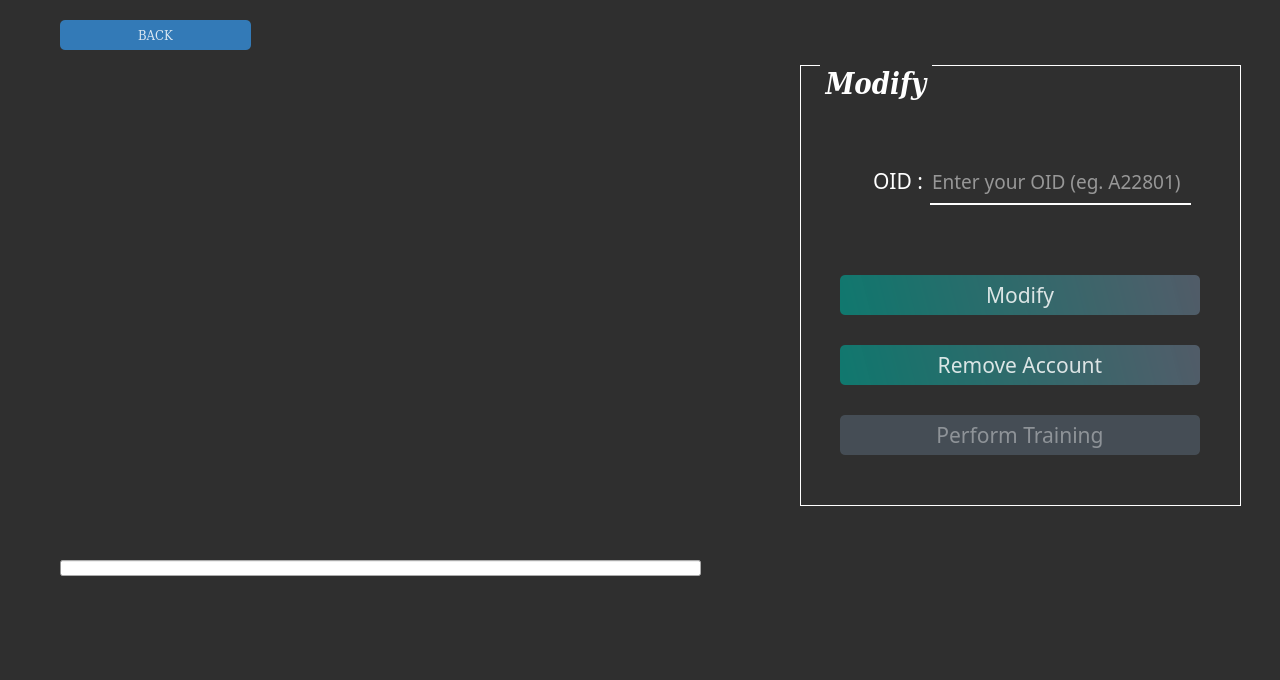
<?xml version="1.0" encoding="UTF-8"?>
<ui version="4.0">
 <class>mainDialog</class>
 <widget class="QDialog" name="mainDialog">
  <property name="geometry">
   <rect>
    <x>0</x>
    <y>0</y>
    <width>1280</width>
    <height>680</height>
   </rect>
  </property>
  <property name="minimumSize">
   <size>
    <width>1280</width>
    <height>680</height>
   </size>
  </property>
  <property name="maximumSize">
   <size>
    <width>1280</width>
    <height>680</height>
   </size>
  </property>
  <property name="font">
   <font>
    <family>DejaVu Serif Condensed</family>
   </font>
  </property>
  <property name="windowTitle">
   <string>Face Recognition System</string>
  </property>
  <widget class="QLabel" name="videolabel">
   <property name="geometry">
    <rect>
     <x>60</x>
     <y>80</y>
     <width>640</width>
     <height>480</height>
    </rect>
   </property>
   <property name="maximumSize">
    <size>
     <width>640</width>
     <height>480</height>
    </size>
   </property>
   <property name="text">
    <string/>
   </property>
   <property name="scaledContents">
    <bool>false</bool>
   </property>
  </widget>
  <widget class="QGroupBox" name="groupBox">
   <property name="geometry">
    <rect>
     <x>800</x>
     <y>65</y>
     <width>441</width>
     <height>441</height>
    </rect>
   </property>
   <property name="font">
    <font>
     <family>DejaVu Serif Condensed</family>
     <pointsize>22</pointsize>
     <weight>75</weight>
     <italic>true</italic>
     <bold>true</bold>
    </font>
   </property>
   <property name="styleSheet">
    <string notr="true">QGroupBox{
color: rgb(255, 255, 255);
border-width: 1px;
border-style: solid;
border-color: rgb(255,255,255);
margin-top: 2.5ex
}

QGroupBox::title{
color: rgb(255, 255, 255);
subcontrol-origin: margin;
subcontrol-position: top left;
left: 20px;    
margin-left: 0px;
padding: 1px;
position: relative;
}
</string>
   </property>
   <property name="title">
    <string>Modify</string>
   </property>
   <widget class="QLineEdit" name="userID">
    <property name="geometry">
     <rect>
      <x>130</x>
      <y>100</y>
      <width>261</width>
      <height>40</height>
     </rect>
    </property>
    <property name="font">
     <font>
      <family>Segoe UI Semibold</family>
      <pointsize>14</pointsize>
      <weight>50</weight>
      <italic>false</italic>
      <bold>false</bold>
     </font>
    </property>
    <property name="styleSheet">
     <string notr="true">QLineEdit{
background-color:rgba(0, 0, 0, 0);
/* font: 63 16pt &quot;Segoe UI Semibold&quot;; */
border:none;
border-bottom:2px solid rgba(255,255,255,1);
color:rgba(255,255,255,1);
padding-bottom:5px;
}

QLineEdit:focus{
border-color:#00E7F2 ;
}</string>
    </property>
    <property name="placeholderText">
     <string>Enter your OID (eg. A22801)</string>
    </property>
   </widget>
   <widget class="QLabel" name="label_1">
    <property name="geometry">
     <rect>
      <x>73</x>
      <y>100</y>
      <width>51</width>
      <height>31</height>
     </rect>
    </property>
    <property name="maximumSize">
     <size>
      <width>155</width>
      <height>16777215</height>
     </size>
    </property>
    <property name="font">
     <font>
      <family>Segoe UI Semibold</family>
      <pointsize>16</pointsize>
      <weight>50</weight>
      <italic>false</italic>
      <bold>false</bold>
     </font>
    </property>
    <property name="styleSheet">
     <string notr="true">color: rgb(255, 255, 255);
/* font: 63 16pt &quot;Segoe UI Semibold&quot;; */</string>
    </property>
    <property name="text">
     <string>OID :</string>
    </property>
   </widget>
   <widget class="QPushButton" name="TrainButton">
    <property name="enabled">
     <bool>false</bool>
    </property>
    <property name="geometry">
     <rect>
      <x>40</x>
      <y>350</y>
      <width>360</width>
      <height>40</height>
     </rect>
    </property>
    <property name="font">
     <font>
      <family>Segoe UI Semibold</family>
      <pointsize>16</pointsize>
      <weight>50</weight>
      <italic>false</italic>
      <bold>false</bold>
     </font>
    </property>
    <property name="cursor">
     <cursorShape>PointingHandCursor</cursorShape>
    </property>
    <property name="autoFillBackground">
     <bool>false</bool>
    </property>
    <property name="styleSheet">
     <string notr="true">QPushButton#TrainButton{
background-color: qlineargradient(spread:pad, x1:0, y1:0.505682, x2:1, y2:0.477, stop:0 rgba(11, 131, 120, 219), stop:1 rgba(85, 98, 112, 226));
color:rgba(255, 255, 255, 210);
border-radius:5px;
/* font: 63 16pt &quot;Segoe UI Semibold&quot;; */
}

QPushButton#TrainButton:hover{
background-color: qlineargradient(spread:pad, x1:0, y1:0.505682, x2:1, y2:0.477, stop:0 rgba(150, 123, 111, 219), stop:1 rgba(85, 81, 84, 226));
}

QPushButton#TrainButton:pressed{
padding-left:5px;
padding-top:5px;
background-color:rgba(150, 123, 111, 255);
}

QPushButton#TrainButton:disabled{
background-color: rgba(85, 98, 112, 150);
color:rgba(255, 255, 255, 100);
}</string>
    </property>
    <property name="text">
     <string>Perform Training</string>
    </property>
   </widget>
   <widget class="QPushButton" name="RemButton">
    <property name="geometry">
     <rect>
      <x>40</x>
      <y>280</y>
      <width>360</width>
      <height>40</height>
     </rect>
    </property>
    <property name="font">
     <font>
      <family>Segoe UI Semibold</family>
      <pointsize>16</pointsize>
      <weight>50</weight>
      <italic>false</italic>
      <bold>false</bold>
     </font>
    </property>
    <property name="cursor">
     <cursorShape>PointingHandCursor</cursorShape>
    </property>
    <property name="styleSheet">
     <string notr="true">QPushButton#RemButton{
background-color: qlineargradient(spread:pad, x1:0, y1:0.505682, x2:1, y2:0.477, stop:0 rgba(11, 131, 120, 219), stop:1 rgba(85, 98, 112, 226));
color:rgba(255, 255, 255, 210);
border-radius:5px;
/* font: 63 16pt &quot;Segoe UI Semibold&quot;; */
}

QPushButton#RemButton:hover{
background-color: qlineargradient(spread:pad, x1:0, y1:0.505682, x2:1, y2:0.477, stop:0 rgba(150, 123, 111, 219), stop:1 rgba(85, 81, 84, 226));
}

QPushButton#RemButton:pressed{
padding-left:5px;
padding-top:5px;
background-color:rgba(150, 123, 111, 255);
}</string>
    </property>
    <property name="text">
     <string>Remove Account</string>
    </property>
   </widget>
   <widget class="QPushButton" name="ModButton">
    <property name="geometry">
     <rect>
      <x>40</x>
      <y>210</y>
      <width>360</width>
      <height>40</height>
     </rect>
    </property>
    <property name="font">
     <font>
      <family>Segoe UI Semibold</family>
      <pointsize>16</pointsize>
      <weight>50</weight>
      <italic>false</italic>
      <bold>false</bold>
     </font>
    </property>
    <property name="cursor">
     <cursorShape>PointingHandCursor</cursorShape>
    </property>
    <property name="styleSheet">
     <string notr="true">QPushButton#ModButton{
background-color: qlineargradient(spread:pad, x1:0, y1:0.505682, x2:1, y2:0.477, stop:0 rgba(11, 131, 120, 219), stop:1 rgba(85, 98, 112, 226));
color:rgba(255, 255, 255, 210);
border-radius:5px;
/* font: 63 16pt &quot;Segoe UI Semibold&quot;; */
}

QPushButton#ModButton:hover{
background-color: qlineargradient(spread:pad, x1:0, y1:0.505682, x2:1, y2:0.477, stop:0 rgba(150, 123, 111, 219), stop:1 rgba(85, 81, 84, 226));
}

QPushButton#ModButton:pressed{
padding-left:5px;
padding-top:5px;
background-color:rgba(150, 123, 111, 255);
}</string>
    </property>
    <property name="text">
     <string>Modify</string>
    </property>
   </widget>
  </widget>
  <widget class="QLabel" name="messlabel">
   <property name="geometry">
    <rect>
     <x>60</x>
     <y>580</y>
     <width>1161</width>
     <height>71</height>
    </rect>
   </property>
   <property name="font">
    <font>
     <family>Segoe UI Semibold</family>
     <pointsize>22</pointsize>
     <weight>7</weight>
     <italic>false</italic>
     <bold>false</bold>
    </font>
   </property>
   <property name="styleSheet">
    <string notr="true">color: rgb(255, 255, 255);
font: 63 22pt &quot;Segoe UI Semibold&quot;;</string>
   </property>
   <property name="text">
    <string/>
   </property>
   <property name="alignment">
    <set>Qt::AlignCenter</set>
   </property>
   <property name="wordWrap">
    <bool>false</bool>
   </property>
  </widget>
  <widget class="QPushButton" name="BackButton">
   <property name="enabled">
    <bool>true</bool>
   </property>
   <property name="geometry">
    <rect>
     <x>60</x>
     <y>20</y>
     <width>191</width>
     <height>30</height>
    </rect>
   </property>
   <property name="font">
    <font>
     <family>Arial</family>
     <pointsize>10</pointsize>
     <weight>10</weight>
     <italic>false</italic>
     <bold>false</bold>
    </font>
   </property>
   <property name="cursor">
    <cursorShape>PointingHandCursor</cursorShape>
   </property>
   <property name="statusTip">
    <string/>
   </property>
   <property name="styleSheet">
    <string notr="true">QPushButton#BackButton{
background-color: qlineargradient(spread:pad, x1:0, y1:0.505682, x2:1, y2:0.477, stop:0 rgba(51, 122, 183, 1), stop:1 rgba(51, 122, 183, 1));
color:rgba(255, 255, 255, 210);
border-radius:5px;
/* font: 63 10pt &quot;Segoe UI Semibold&quot;; */
font: 87 10pt &quot;Arial&quot;;
}

QPushButton#BackButton:hover{
background-color: qlineargradient(spread:pad, x1:0, y1:0.505682, x2:1, y2:0.477, stop:0 rgba(150, 123, 111, 219), stop:1 rgba(85, 81, 84, 226));
}

QPushButton#BackButton:pressed{
padding-left:5px;
padding-top:5px;
background-color:rgba(150, 123, 111, 255);
}

QPushButton#BackButton:disabled{
background-color: rgba(51, 122, 183, 180);
color:rgba(255, 255, 255, 180);
}</string>
   </property>
   <property name="text">
    <string>BACK</string>
   </property>
  </widget>
  <widget class="QLabel" name="label">
   <property name="geometry">
    <rect>
     <x>0</x>
     <y>0</y>
     <width>1280</width>
     <height>680</height>
    </rect>
   </property>
   <property name="text">
    <string/>
   </property>
   <property name="pixmap">
    <pixmap>../images/mainBackground.png</pixmap>
   </property>
   <property name="scaledContents">
    <bool>false</bool>
   </property>
  </widget>
  <widget class="QLabel" name="label_2">
   <property name="geometry">
    <rect>
     <x>0</x>
     <y>0</y>
     <width>1280</width>
     <height>680</height>
    </rect>
   </property>
   <property name="styleSheet">
    <string notr="true">background-color: qlineargradient(spread:pad, x1:1, y1:1, x2:1, y2:1, stop:1 rgba(0, 0, 0, 205));</string>
   </property>
   <property name="text">
    <string/>
   </property>
  </widget>
  <widget class="QProgressBar" name="progressBar">
   <property name="geometry">
    <rect>
     <x>60</x>
     <y>560</y>
     <width>641</width>
     <height>16</height>
    </rect>
   </property>
   <property name="font">
    <font>
     <family>DejaVu Serif Condensed</family>
     <kerning>true</kerning>
    </font>
   </property>
   <property name="styleSheet">
    <string notr="true">QProgressBar{
	boarder-radius: 10px;
	
}</string>
   </property>
   <property name="maximum">
    <number>1</number>
   </property>
   <property name="value">
    <number>0</number>
   </property>
   <property name="textVisible">
    <bool>false</bool>
   </property>
  </widget>
  <zorder>label</zorder>
  <zorder>label_2</zorder>
  <zorder>videolabel</zorder>
  <zorder>groupBox</zorder>
  <zorder>messlabel</zorder>
  <zorder>BackButton</zorder>
  <zorder>progressBar</zorder>
 </widget>
 <resources/>
 <connections/>
</ui>
